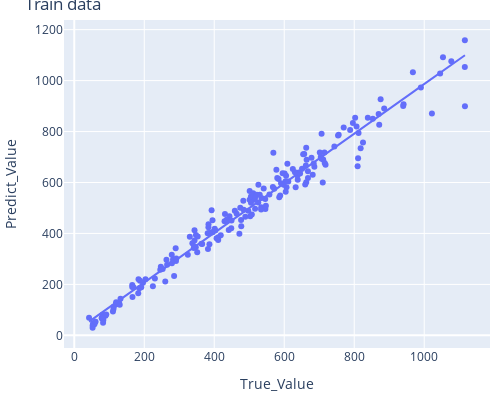
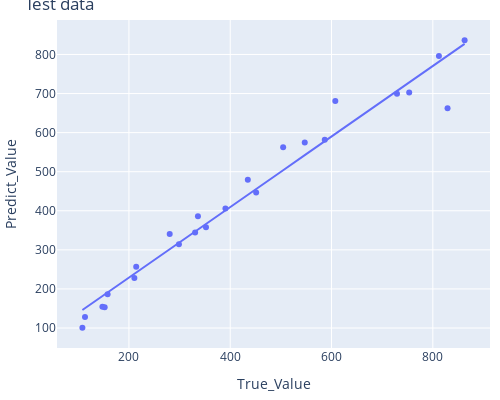

Notebook code cell kept with these figures, in order:
### Markdown cell above
<h2 style="color:cyan">Polynomial Regression Model - All inputs - Side stress</h2>

### Code cell
# All parameters
polyEstimate(x_train_stress, ym_train_stress.Ss, x_test_stress, ym_test_stress.Ss, print_test=1)

### Figure 1 — Plotly figure (JSON) as saved in the notebook; plotly's stock layout.template omitted (floating-point values rounded to 4 significant figures; data arrays with more than 128 entries replaced by an {"elided": "..."} marker saying what was removed)
{"data": [{"hovertemplate": "True_Value=%{x}<br>Predict_Value=%{y}<extra></extra>", "legendgroup": "", "marker": {"color": "#636efa", "symbol": "circle"}, "mode": "markers", "name": "", "orientation": "v", "showlegend": false, "type": "scatter", "x": {"elided": "200 float values"}, "xaxis": "x", "y": {"elided": "200 float values"}, "yaxis": "y"}, {"hovertemplate": "<b>OLS trendline</b><br>Predict_Value = 0.973516 * True_Value + 12.8113<br>R<sup>2</sup>=0.973516<br><br>True_Value=%{x}<br>Predict_Value=%{y} <b>(trend)</b><extra></extra>", "legendgroup": "", "marker": {"color": "#636efa", "symbol": "circle"}, "mode": "lines", "name": "", "showlegend": false, "type": "scatter", "x": {"elided": "200 float values"}, "xaxis": "x", "y": {"elided": "200 float values"}, "yaxis": "y"}], "layout": {"height": 400, "legend": {"tracegroupgap": 0}, "margin": {"b": 10, "l": 10, "r": 10, "t": 20}, "title": {"text": "Train data"}, "width": 500, "xaxis": {"anchor": "y", "domain": [0, 1], "title": {"text": "True_Value"}}, "yaxis": {"anchor": "x", "domain": [0, 1], "title": {"text": "Predict_Value"}}}}

### Figure 2 — Plotly figure (JSON) as saved in the notebook; plotly's stock layout.template omitted (floating-point values rounded to 4 significant figures)
{"data": [{"hovertemplate": "True_Value=%{x}<br>Predict_Value=%{y}<extra></extra>", "legendgroup": "", "marker": {"color": "#636efa", "symbol": "circle"}, "mode": "markers", "name": "", "orientation": "v", "showlegend": false, "type": "scatter", "x": [862.8, 607.5, 812.1, 729.2, 504.5, 352.1, 547.1, 753.3, 434.7, 829.1, 586.6, 336.2, 451.1, 280.5, 390.5, 330.6, 214.3, 298.7, 210.7, 152.1, 157.8, 147.6, 108.1, 113.2], "xaxis": "x", "y": [836.6, 680.7, 796.2, 699.3, 562.4, 358.1, 574.6, 702.4, 479.3, 662.3, 581.6, 385.8, 446.7, 340.4, 406.0, 344.2, 257.0, 314.2, 227.9, 153.3, 186.1, 154.3, 100.3, 128.0], "yaxis": "y"}, {"hovertemplate": "<b>OLS trendline</b><br>Predict_Value = 0.902814 * True_Value + 48.3156<br>R<sup>2</sup>=0.965306<br><br>True_Value=%{x}<br>Predict_Value=%{y} <b>(trend)</b><extra></extra>", "legendgroup": "", "marker": {"color": "#636efa", "symbol": "circle"}, "mode": "lines", "name": "", "showlegend": false, "type": "scatter", "x": [108.1, 113.2, 147.6, 152.1, 157.8, 210.7, 214.3, 280.5, 298.7, 330.6, 336.2, 352.1, 390.5, 434.7, 451.1, 504.5, 547.1, 586.6, 607.5, 729.2, 753.3, 812.1, 829.1, 862.8], "xaxis": "x", "y": [145.9, 150.5, 181.6, 185.6, 190.8, 238.5, 241.8, 301.5, 318.0, 346.8, 351.9, 366.2, 400.9, 440.8, 455.6, 503.8, 542.3, 577.9, 596.8, 706.7, 728.4, 781.5, 796.8, 827.2], "yaxis": "y"}], "layout": {"height": 400, "legend": {"tracegroupgap": 0}, "margin": {"b": 10, "l": 10, "r": 10, "t": 20}, "title": {"text": "Test data"}, "width": 500, "xaxis": {"anchor": "y", "domain": [0, 1], "title": {"text": "True_Value"}}, "yaxis": {"anchor": "x", "domain": [0, 1], "title": {"text": "Predict_Value"}}}}
